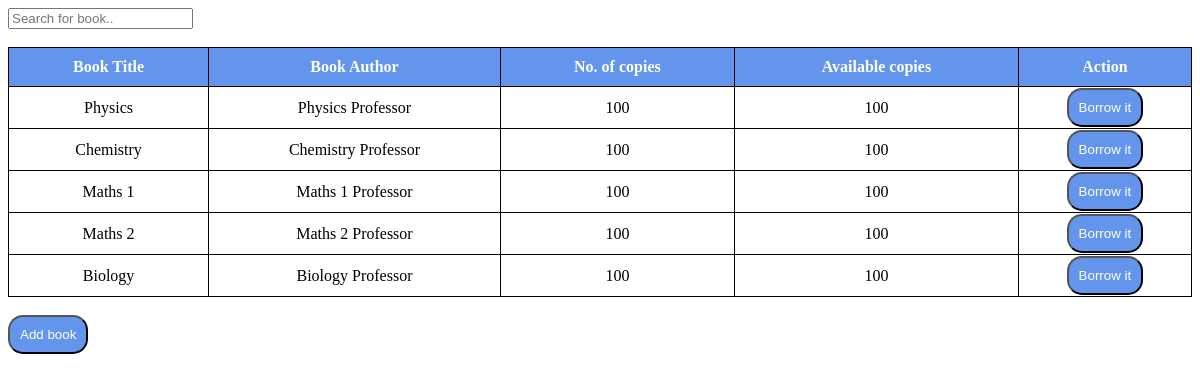
The page /library/ on the database as committed earlier.
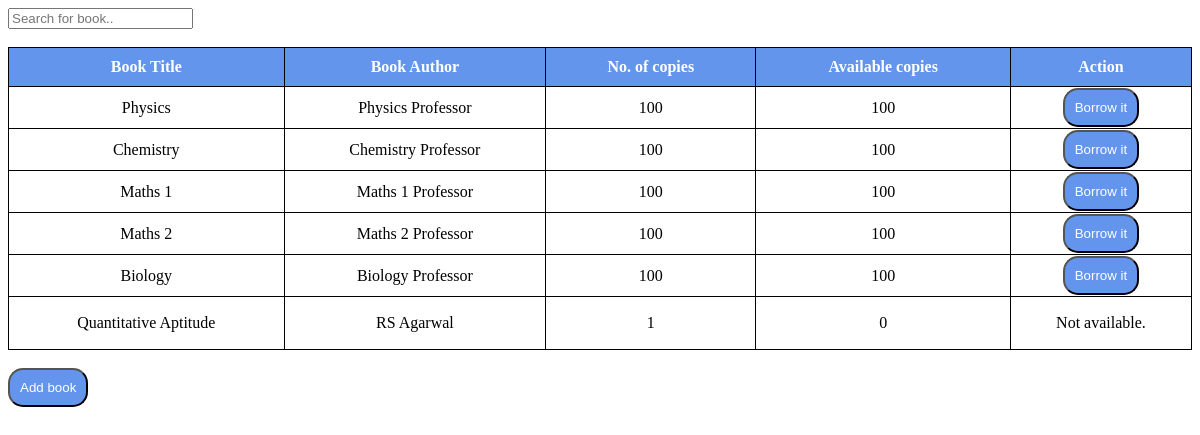
The same page on the database as committed later.
### library/models.py (models this page shows, shortened)
class Book(models.Model):
    title = models.CharField(max_length=200)
    author = models.CharField(max_length=200)
    number_of_copies = models.IntegerField(default=0)
    available_copies = models.IntegerField(default=0)

### library/views.py (the view)
# urls.py: path("", views.index, name="index"),
def index(request):
    all_books = Book.objects.all()
    context = {"books": all_books}
    return render(request, "library/index.html", context)

### library/templates/library/index.html (shortened to what this page needs)
<!DOCTYPE html>
<html lang="en">
<head>
</head>
<body>
    <input type="text" id="searchbook" onkeyup="findBook()" placeholder="Search for book.." title="Type in book name">
    <br/>
    <br/>
    <table id="BooksTable" style="width:100%; text-align:center">
      <tr>
        <th>Book Title</th>
        <th>Book Author</th>
        <th>No. of copies</th>
        <th>Available copies</th>
        <th>Action</th>
      </tr>
      {% for book in books %}
      <tr id="booktitle">
          <td>{{book.title}}</td>
          <td>{{book.author}}</td>
          <td>{{book.number_of_copies}}</td>
          <td>{{book.available_copies}}</td>
          {% if book.available_copies > 0 %}
              <td><input type="button" value="Borrow it"/></td>
          {% else %}
          <td><p>Not available.</p></td>
          {% endif %}
      </tr>
      {% endfor %}
    </table>
    <br/>
    <input type="button" id="newbook" value="Add book" onclick="toggleform()"/>
</body>
</html>

### library/templates/library/index.html (style rules this page uses)
table, th, td { border: 1px solid black; border-collapse: collapse; }
th { background-color: cornflowerblue; color: white; padding: 10px; }
input[type=button], input[type=submit] { padding : 10px; border-radius: 15px; background-color: cornflowerblue; color: white; }

Rows that differ between the two databases and show on the page:
added Book: title "Quantitative Aptitude", author "RS Agarwal", number_of_copies "1", available_copies "0", shows "Not available."
